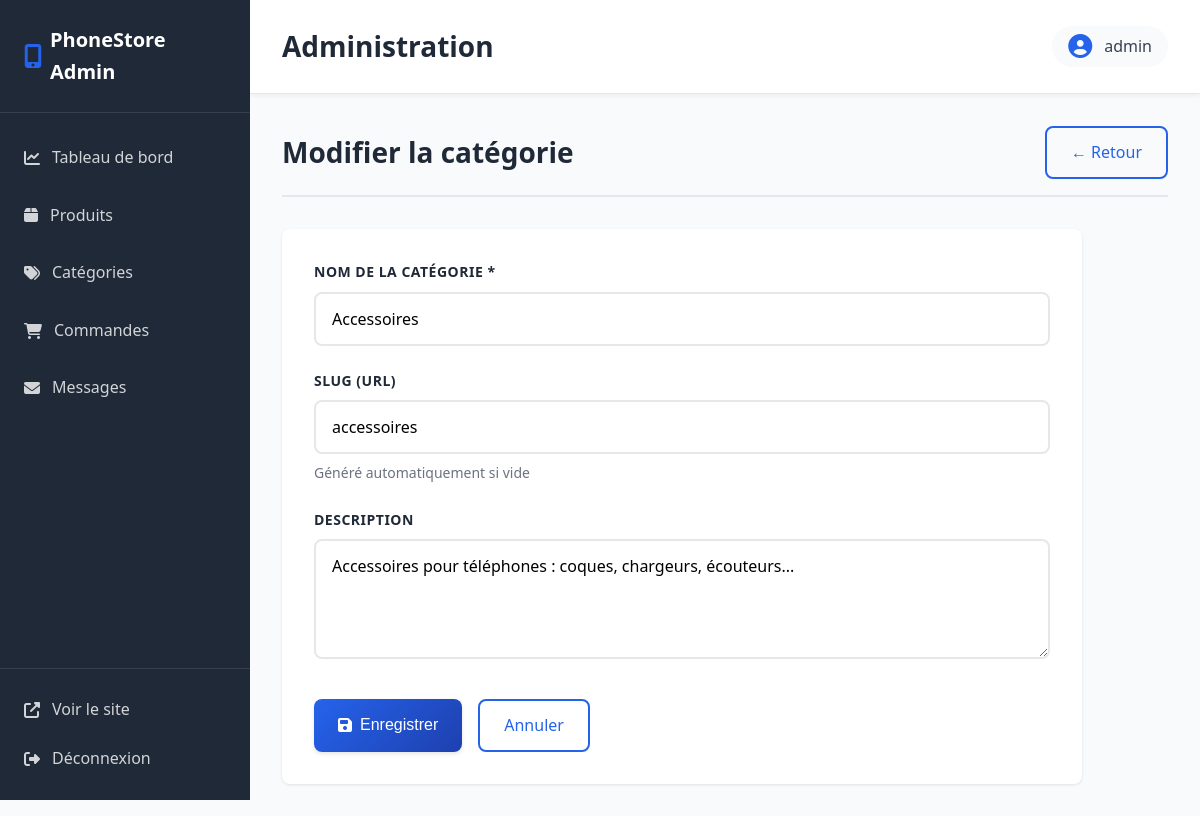
Page /admin/category-edit.php?id=4 (signed in) on the committed database.
### tables this page shows
CREATE TABLE IF NOT EXISTS categories (
    id INT AUTO_INCREMENT PRIMARY KEY,
    name VARCHAR(100) NOT NULL,
    slug VARCHAR(100) NOT NULL UNIQUE,
    description TEXT,
    created_at TIMESTAMP DEFAULT CURRENT_TIMESTAMP
);

### config/database.php (called while the page is built, shortened)
<?php
class Database {
    private static $instance = null;
    private $conn;
    private function __construct() {
        try {
            $dsn = "mysql:host=" . DB_HOST . ";dbname=" . DB_NAME . ";charset=" . DB_CHARSET;
            $options = [
                PDO::ATTR_ERRMODE => PDO::ERRMODE_EXCEPTION,
                PDO::ATTR_DEFAULT_FETCH_MODE => PDO::FETCH_ASSOC,
                PDO::ATTR_EMULATE_PREPARES => false,
            ];
            $this->conn = new PDO($dsn, DB_USER, DB_PASS, $options);
        } catch(PDOException $e) {
            die("Erreur de connexion : " . $e->getMessage());
        }
    }
    public static function getInstance() {
        if (self::$instance === null) {
            self::$instance = new self();
        }
        return self::$instance;
    }
    public function getConnection() {
        return $this->conn;
    }
}

### classes/Category.php (called while the page is built, shortened)
<?php
require_once __DIR__ . '/../config/database.php';
class Category {
    private $db;
    public function __construct() {
        $this->db = Database::getInstance()->getConnection();
    }
    public function getById($id) {
        $stmt = $this->db->prepare("SELECT * FROM categories WHERE id = ?");
        $stmt->execute([$id]);
        return $stmt->fetch();
    }
}

### config/config.php (called while the page is built, shortened)
<?php
require_once __DIR__ . '/database.php';
function escape($string) {
    return htmlspecialchars($string, ENT_QUOTES, 'UTF-8');
}

### admin/category-edit.php (the view, shortened to what this page needs)
<?php
require_once __DIR__ . '/../config/config.php';
require_once __DIR__ . '/../classes/Category.php';
require_once __DIR__ . '/includes/header.php';
$category = new Category();
$id = isset($_GET['id']) ? intval($_GET['id']) : 0;
$cat = $id ? $category->getById($id) : null;
?>
<div class="admin-page-header">
    <h2><?php echo $id ? "Modifier la catégorie" : "Nouvelle catégorie"; ?></h2>
    <a href="categories.php" class="btn btn-outline">← Retour</a>
</div>
<form method="POST" class="admin-form">
    <div class="form-group">
        <label for="name">Nom de la catégorie *</label>
        <input type="text" id="name" name="name" required
               value="<?php echo $cat ? escape($cat['name']) : ''; ?>">
    </div>
    <div class="form-group">
        <label for="slug">Slug (URL)</label>
        <input type="text" id="slug" name="slug"
               value="<?php echo $cat ? escape($cat['slug']) : ''; ?>">
        <small>Généré automatiquement si vide</small>
    </div>
    <div class="form-group">
        <label for="description">Description</label>
        <textarea id="description" name="description" rows="4"><?php echo $cat ? escape($cat['description']) : ''; ?></textarea>
    </div>
    <div class="form-actions">
        <button type="submit" class="btn btn-primary">
            <i class="fas fa-save"></i> Enregistrer
        </button>
        <a href="categories.php" class="btn btn-outline">Annuler</a>
    </div>
</form>
<?php include 'includes/footer.php'; ?>

### assets/css/style.css (style rules this page uses)
* { margin: 0; padding: 0; box-sizing: border-box; }
:root { --primary-color: #2563eb; --primary-dark: #1e40af; --secondary-color: #10b981; --danger-color: #ef4444; --warning-color: #f59e0b; --dark-color: #1f2937; --light-color: #f9fafb; --text-color: #374151; --text-light: #6b7280; --border-color: #e5e7eb; --shadow: 0 1px 3px rgba(0, 0, 0, 0.1); --shadow-md: 0 4px 6px rgba(0, 0, 0, 0.1); --shadow-lg: 0 10px 15px rgba(0, 0, 0, 0.1); --transition: all 0.3s ease; }
body { font-family: 'Segoe UI', Tahoma, Geneva, Verdana, sans-serif; color: var(--text-color); line-height: 1.6; background-color: var(--light-color); }
.btn { display: inline-flex; align-items: center; justify-content: center; gap: 0.5rem; padding: 0.875rem 1.75rem; border-radius: 0.5rem; text-decoration: none; font-weight: 600; transition: all 0.3s cubic-bezier(0.4, 0, 0.2, 1); border: none; cursor: pointer; font-size: 1rem; box-shadow: 0 2px 8px rgba(0, 0, 0, 0.1); position: relative; overflow: hidden; }
.btn::before { content: ''; position: absolute; top: 50%; left: 50%; width: 0; height: 0; border-radius: 50%; background: rgba(255, 255, 255, 0.2); transform: translate(-50%, -50%); transition: width 0.6s, height 0.6s; }
.btn-primary { background: linear-gradient(135deg, var(--primary-color) 0%, var(--primary-dark) 100%); color: white; }
.btn-outline { background: transparent; color: var(--primary-color); border: 2px solid var(--primary-color); box-shadow: none; }
.form-group { margin-bottom: 1.5rem; }
.form-group label { display: block; margin-bottom: 0.5rem; font-weight: 500; }
.form-group input, .form-group textarea, .form-group select { width: 100%; padding: 0.875rem 1rem; border: 2px solid var(--border-color); border-radius: 0.5rem; font-size: 1rem; font-family: inherit; transition: all 0.3s ease; background: white; }

### assets/css/admin.css (style rules this page uses)
.admin-body { background: var(--light-color); }
.admin-page-header { display: flex; justify-content: space-between; align-items: center; margin-bottom: 2rem; }
.admin-page-header h2 { color: var(--dark-color); }
.admin-form { background: white; padding: 2rem; border-radius: 0.5rem; box-shadow: var(--shadow); max-width: 800px; }
.form-actions { display: flex; gap: 1rem; margin-top: 2rem; }
.btn { display: inline-flex; align-items: center; justify-content: center; gap: 0.5rem; padding: 0.75rem 1.5rem; border: none; border-radius: 0.5rem; font-size: 1rem; font-weight: 500; cursor: pointer; transition: all 0.3s ease; text-decoration: none; box-shadow: 0 2px 4px rgba(0, 0, 0, 0.1); }
.btn-primary { background: linear-gradient(135deg, var(--primary-color) 0%, var(--primary-dark) 100%); color: white; }
.btn-outline { background: transparent; color: var(--primary-color); border: 2px solid var(--primary-color); box-shadow: none; }
.admin-form .form-group { margin-bottom: 1.5rem; }
.admin-form label { display: block; margin-bottom: 0.5rem; font-weight: 600; color: var(--dark-color); font-size: 0.875rem; text-transform: uppercase; letter-spacing: 0.5px; }
.admin-form input[type="text"], .admin-form input[type="number"], .admin-form input[type="email"], .admin-form input[type="file"], .admin-form textarea, .admin-form select { width: 100%; padding: 0.875rem 1rem; border: 2px solid var(--border-color); border-radius: 0.5rem; font-size: 1rem; font-family: inherit; transition: all 0.3s ease; background: white; }
.admin-form textarea { resize: vertical; min-height: 120px; }
.admin-form small { display: block; margin-top: 0.5rem; color: var(--text-light); font-size: 0.875rem; }
.admin-page-header { display: flex; justify-content: space-between; align-items: center; margin-bottom: 2rem; padding-bottom: 1rem; border-bottom: 2px solid var(--border-color); }
.admin-page-header h2 { color: var(--dark-color); font-size: 1.75rem; font-weight: 700; margin: 0; }

### rows in the picture
categories: name "Accessoires", slug "accessoires", description "Accessoires pour téléphones : coques, chargeurs, écouteurs..."

### other values in the picture
$adminUser['username'] "admin"
